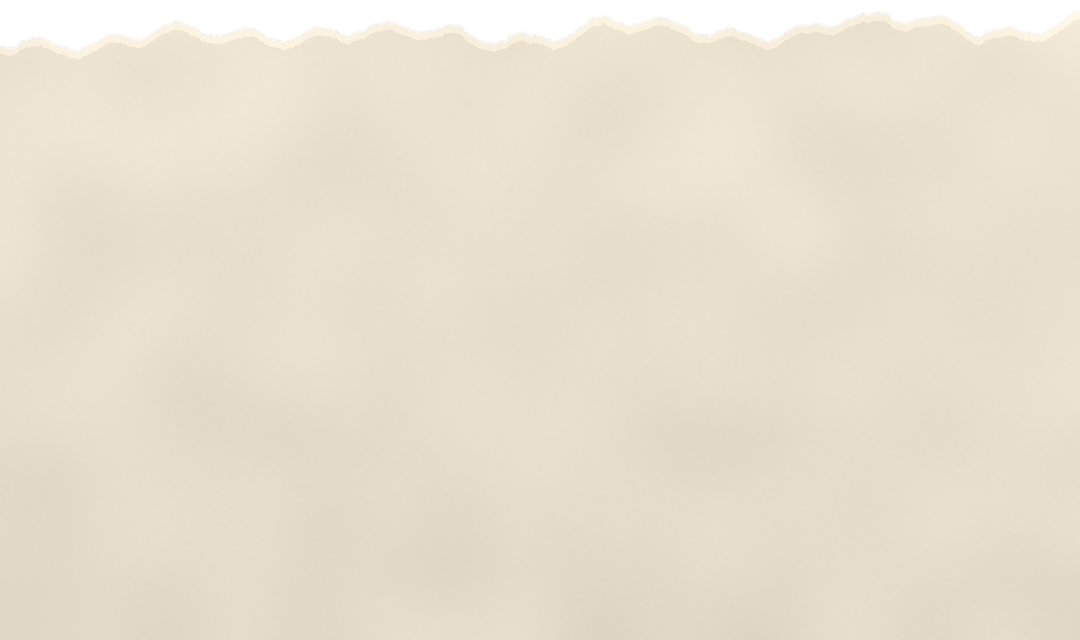
#> input picture apoorva-ai-quiz-9x16/assets/img/paper.png, 1080 x 640 px, found by its file name
$ python crumple.py
#> lines starting #> are read from the running program, lines starting #| are printed output that depends on the picture; after the words box and inside, x2 and y2 are one past the last pixel; in counts of white or black regions, pixels touching at a corner belong together
"""v10: the crumple of build/paper.py as a see-through texture for the gradient background (the paper colour and its
grid are gone; the owner asked for a gradient). Highlights become white, creases black, flat paper transparent, so the
folds catch the light over the gradient and move with the camera. Writes assets/img/crumple.png (2600x3900).

python3 build/crumple.py      (after build/paper.py)
"""
import os

import numpy as np
from PIL import Image

ROOT = os.path.dirname(os.path.dirname(os.path.abspath(__file__)))
L = np.asarray(Image.open(os.path.join(ROOT, "assets", "img", "paper.png")).convert("L"), np.float32)
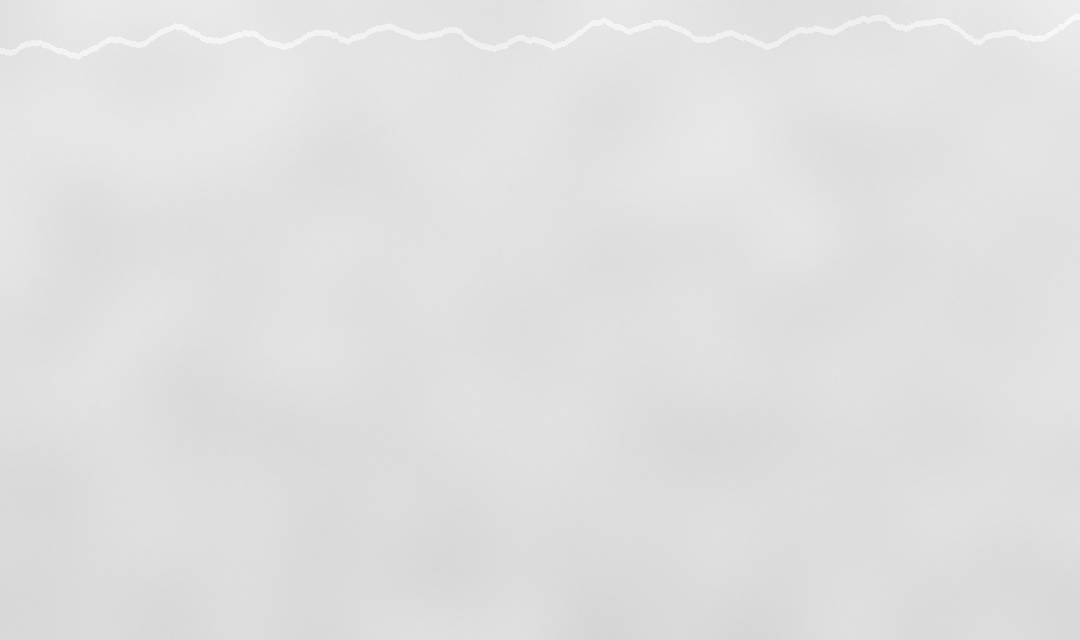
#> L: shape (640, 1080) float32; min 212, max 249, mean 223.6
d = L - np.median(L)
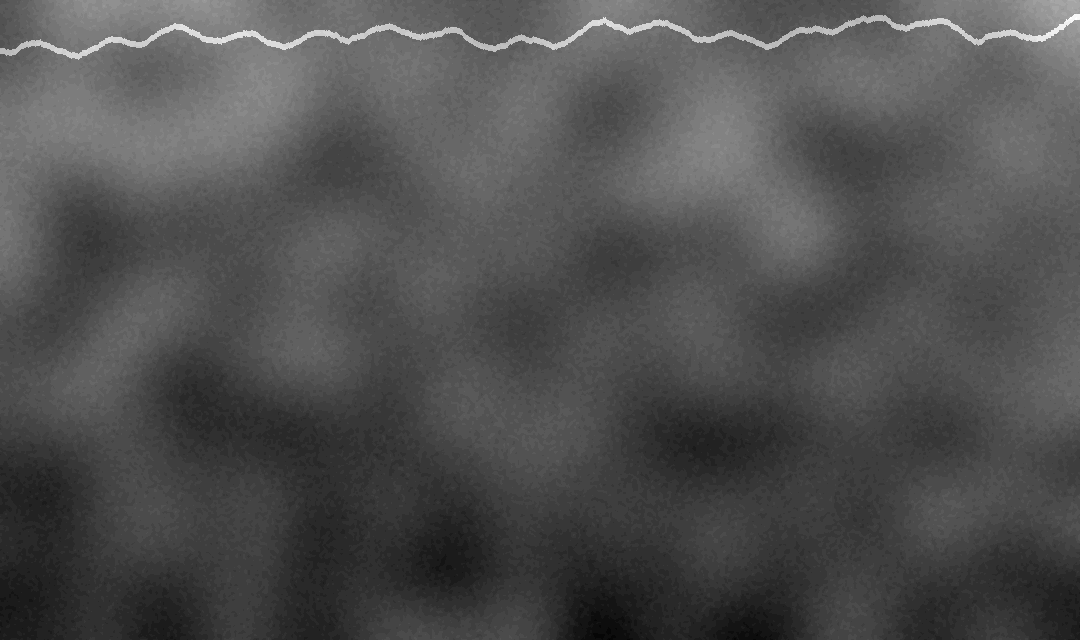
#> d: shape (640, 1080) float32; min -11, max 26, mean 0.6; drawn with min black and max white
k = 255 / max(1.0, np.percentile(np.abs(d), 99.5))
#> k = 13.42
a = np.clip(np.abs(d) * k, 0, 255)
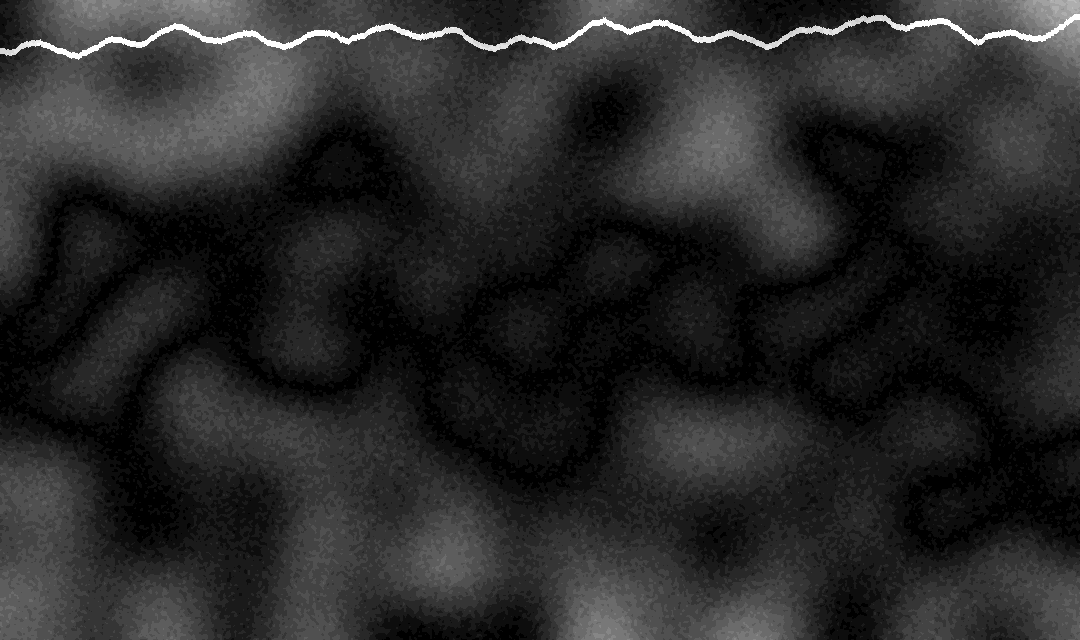
#> a: shape (640, 1080) float32; min 0, max 255, mean 41.1
rgb = np.where(d[..., None] > 0, 255, 0).astype(np.uint8) * np.ones(3, np.uint8)
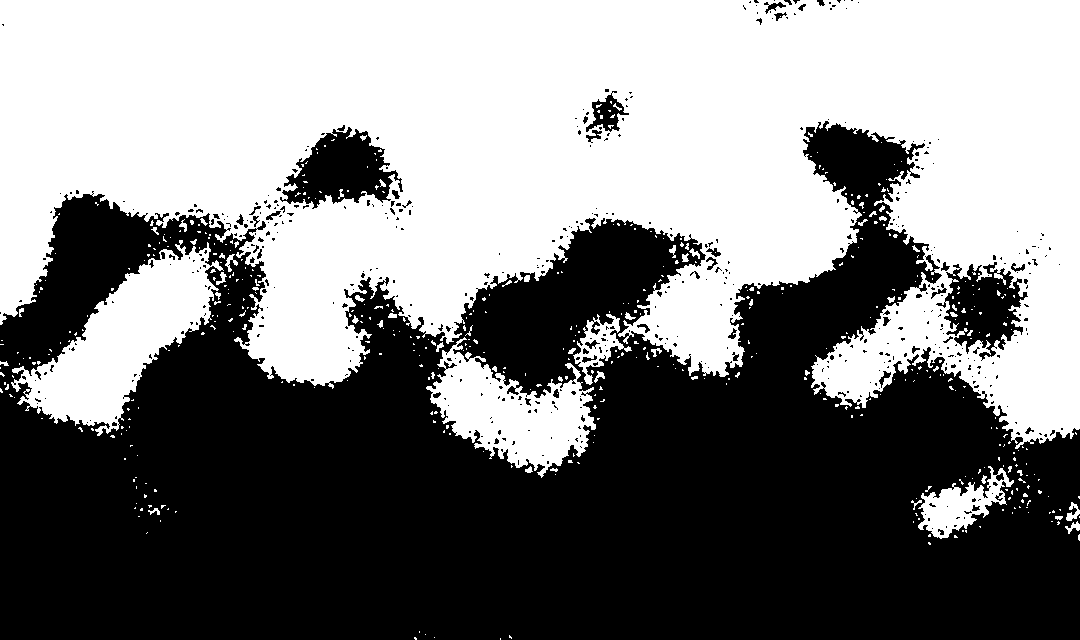
#> rgb: shape (640, 1080, 3); 49.7% white; 509 white regions (454 under 20 px), largest, box (x1, y1, x2, y2) and area: (0, 0, 1080, 449) 307341, (11, 240, 224, 436) 16563, (426, 337, 596, 478) 11180
out = np.dstack([rgb, a.astype(np.uint8)])
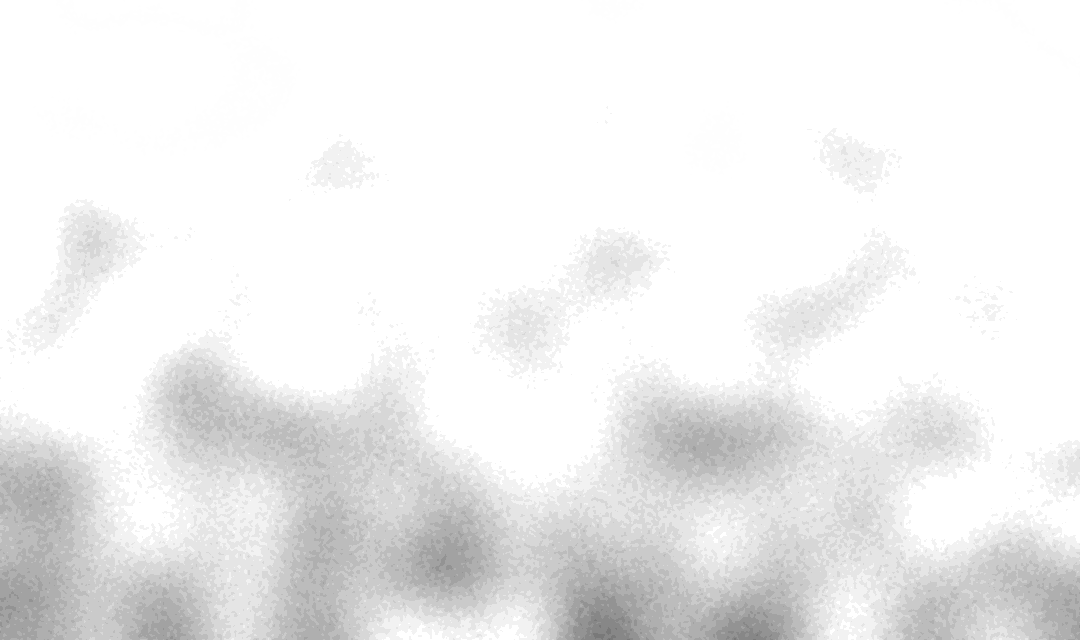
#> out: shape (640, 1080, 4); mean of channels 0, 1, 2, 3 126.7, 126.7, 126.7, 40.7; transparent parts drawn white
Image.fromarray(out, "RGBA").save(os.path.join(ROOT, "assets", "img", "crumple.png"), optimize=True)
print("wrote assets/img/crumple.png")
